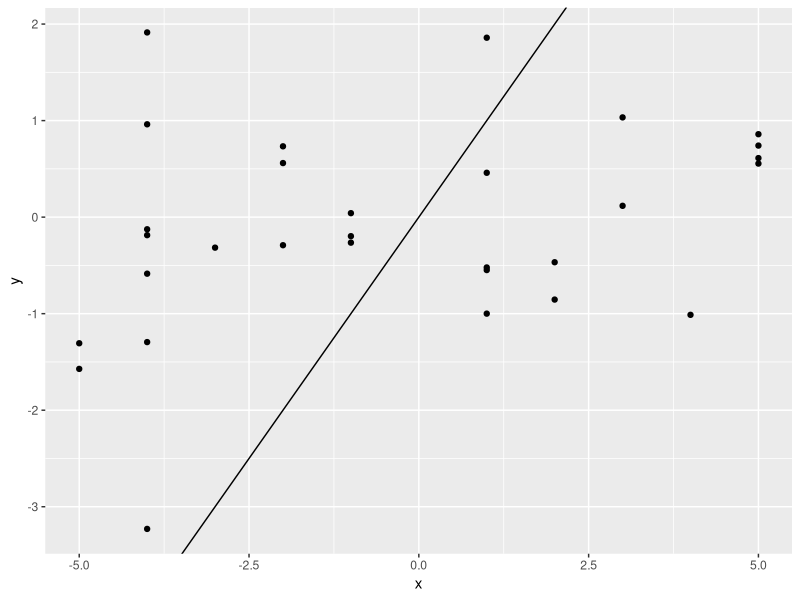
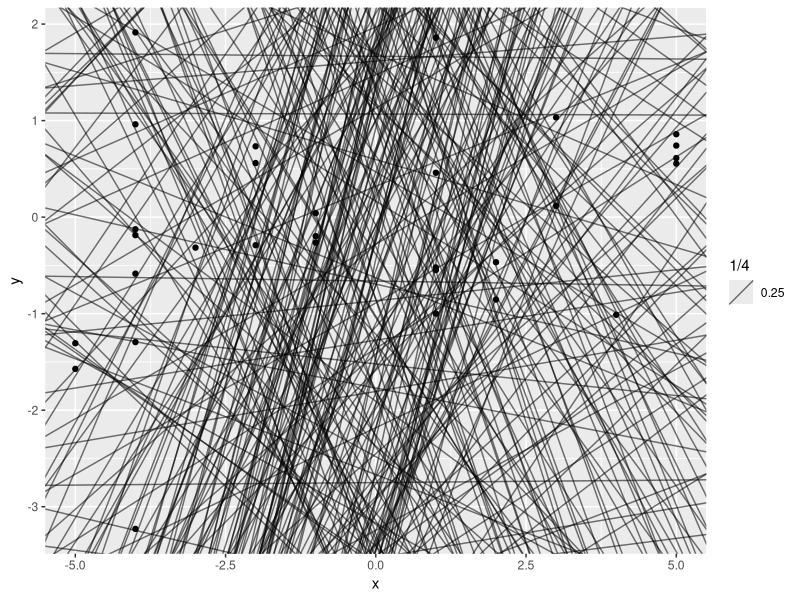

The R source for these figures, in order:
#Creating models for sample data
#Importing packages
packages<-c('tidyverse','modelr')
lapply(packages, library, character.only=TRUE)

#Creating sample data
x<-sample(-5:5,30,replace=TRUE)
y<-round(rnorm(30),4)

data<-data.frame(x,y)

#Plot the data

plot<-ggplot(data=data,mapping=aes(x,y))+
  geom_point()

#Linear enough so write model
l_model<-function(b,m){
  m*data$x + b
}
trendline=l_model(0.5,2)

#Plot the trend model

plot +
  geom_abline(data=trendline)

#Generate many models
models<-tibble(x=runif(300,-5,5),y=runif(300,-2,3))
#Plot many models
plot+
  geom_abline(data=models, aes(intercept=x,slope=y,
                               alpha=1/4))
# Root mean square deviation
rms<-function(model_y_val,actual_data){
  (model_y_val[i]-actual_data[i])^2
}
